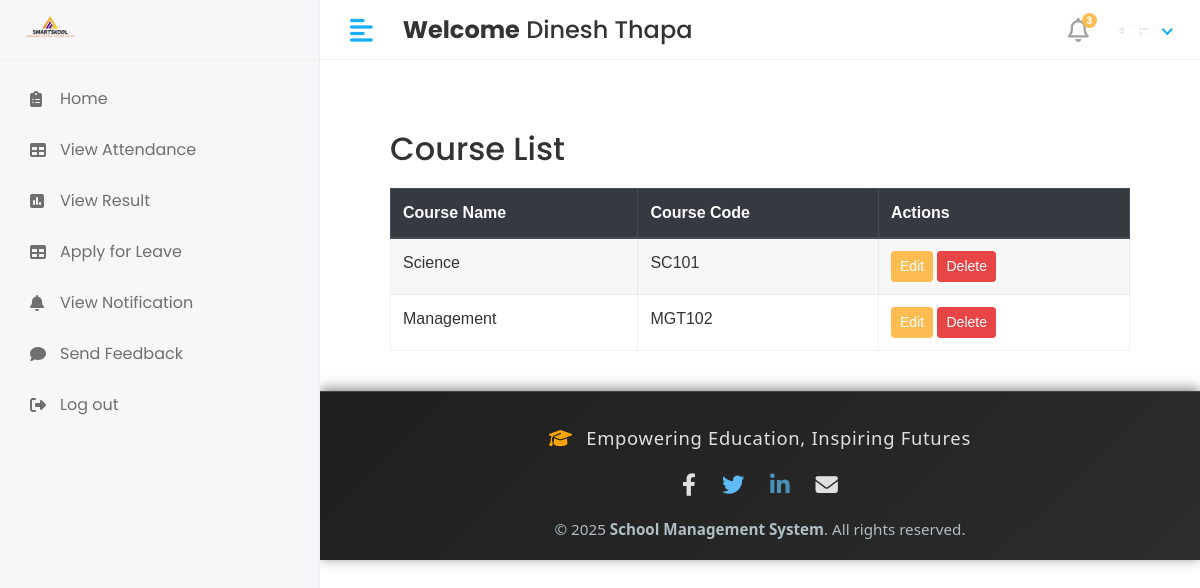
The page /Hod/Course/view (signed in) on the database its author committed.
### app/models.py (models this page shows, shortened)
class CustomUser(AbstractUser):
   USER= (
      (1,'hod'),
      (2,'staff'),
      (3,'student'),
    )
   user_type=models.CharField(choices=USER,max_length=50,default=1)
   profile_pic = models.ImageField(upload_to='media/profile_pics')

class course(models.Model):
    course_name = models.CharField(max_length=100)
    course_code = models.CharField(max_length=10)
    course_created_date = models.DateField(auto_now_add=True)
    course_updated_date = models.DateField(auto_now=True)

### school_management_system/Hod_Views.py (the view)
# urls.py: path('Hod/Course/view',Hod_Views.view_course,name='view_course'),
@login_required(login_url='/')
def view_course(request):
    courses = course.objects.all()
    context = {
        'courses': courses,
    }
    return render(request, 'Hod/view_course.html', context)

### templates/Hod/view_course.html (shortened to what this page needs)
{%extends 'base.html'%}
{%block content%}
<div class="container" style="padding: 40px; font-family: Arial, sans-serif;">
    <h2 style="color: #333; margin-bottom: 20px;">Course List</h2>
    <div class="table-responsive">
        <table id="studentTable" class="table table-striped table-bordered" style="width: 100%; background: #fff;">
            <thead class="thead-dark">
                <tr>
                    <th>Course Name</th>
                    <th>Course Code</th>
                    <th>Actions</th>
                </tr>
            </thead>
            <tbody>
                {% for i in courses %}
                <tr>
                    <td>{{ i.course_name}}</td>
                    <td>{{ i.course_code }}</td>
                    <td>
                        <a href="{% url 'edit_course' i.id%}" class="btn btn-primary btn-sm">Edit</a>
                        <a href="{% url 'delete_course' i.id%}" class="btn btn-danger btn-sm" onclick="return confirm('Are you sure you want to delete this course?');">Delete</a>
                    </td>
                </tr>
                {% endfor %}
            </tbody>
        </table>
    </div>
</div>
{% endblock %}

### templates/includes/header.html (shortened to what this page needs)
{% load static %}
<div class="header">
    {% if user.user_type == '1' %}
            <div class="header-left">
               <a href="" class="logo">
               <img src="{% static 'assets/img/logo1.png'%}" alt="Logo" width="80" height="80">
               </a>
               <a href="index.html" class="logo logo-small">
               <img src="{% static 'assets/img/logo1.png'%}" alt="Logo" width="80" height="80">
               </a>
            </div>
            <a href="javascript:void(0);" id="toggle_btn">
            <i class="fas fa-align-left"></i>
            </a>
            <div class="top-nav-search mt-3" >
               <h4><strong>Welcome</strong>&nbsp;<span>{{user.first_name}} {{user.last_name}}</span></h4>
            </div>
            <a class="mobile_btn" id="mobile_btn">
            <i class="fas fa-bars"></i>
            </a>
            <ul class="nav user-menu">
               <li class="nav-item dropdown noti-dropdown">
                  <a href="#" class="dropdown-toggle nav-link" data-toggle="dropdown">
                  <i class="far fa-bell"></i> <span class="badge badge-pill">3</span>
                  </a>
                  <div class="dropdown-menu notifications">
                     <div class="topnav-dropdown-header">
                        <span class="notification-title">Notifications</span>
                        <a href="javascript:void(0)" class="clear-noti"> Clear All </a>
                     </div>
                     <div class="noti-content">
                        <ul class="notification-list">
                           <li class="notification-message">
                              <a href="#">
                                 <div class="media">
                                    <span class="avatar avatar-sm">
                                    <img class="avatar-img rounded-circle" alt="User Image" src="{{ user.profile.profile_pic.url }}">
                                    </span>
                                    <div class="media-body">
                                       <p class="noti-details"><span class="noti-title">Carlson Tech</span> has approved <span class="noti-title">your estimate</span></p>
                                       <p class="noti-time"><span class="notification-time">4 mins ago</span></p>
                                    </div>
                                 </div>
                              </a>
                           </li>
                           <li class="notification-message">
                              <a href="#">
                                 <div class="media">
                                    <span class="avatar avatar-sm">
                                    <img class="avatar-img rounded-circle" alt="User Image" src="{% static 'assets/img/profiles/avatar-11.jpg'%}">
                                    </span>
                                    <div class="media-body">
                                       <p class="noti-details"><span class="noti-title">International Software Inc</span> has sent you a invoice in the amount of <span class="noti-title">$218</span></p>
                                       <p class="noti-time"><span class="notification-time">6 mins ago</span></p>
                                    </div>
                                 </div>
                              </a>
                           </li>
                           <li class="notification-message">
                              <a href="#">
                                 <div class="media">
                                    <span class="avatar avatar-sm">
                                    <img class="avatar-img rounded-circle" alt="User Image" src="{% static 'assets/img/profiles/avatar-17.jpg'%}">
                                    </span>
                                    <div class="media-body">
                                       <p class="noti-details"><span class="noti-title">John Hendry</span> sent a cancellation request <span class="noti-title">Apple iPhone XR</span></p>
                                       <p class="noti-time"><span class="notification-time">8 mins ago</span></p>
                                    </div>
                                 </div>
                              </a>
                           </li>
                           <li class="notification-message">
                              <a href="#">
                                 <div class="media">
                                    <span class="avatar avatar-sm">
                                    <img class="avatar-img rounded-circle" alt="User Image" src="{% static 'assets/img/profiles/avatar-13.jpg'%}">
                                    </span>
                                    <div class="media-body">
                                       <p class="noti-details"><span class="noti-title">Mercury Software Inc</span> added a new product <span class="noti-title">Apple MacBook Pro</span></p>
                                       <p class="noti-time"><span class="notification-time">12 mins ago</span></p>
                                    </div>
                                 </div>
                              </a>
                           </li>
                        </ul>
                     </div>
                     <div class="topnav-dropdown-footer">
                        <a href="#">View all Notifications</a>
                     </div>
                  </div>
               </li>
               <li class="nav-item dropdown has-arrow">
                  <a href="#" class="dropdown-toggle nav-link" data-toggle="dropdown">
                    <span class="user-img">
                     {% if user.profile_pic and user.profile_pic.url %}
                        <span class="user-img">
                           <img class="rounded-circle" src="{{ user.profile_pic.url }}" width="30" alt="Profile">
                           <span class="status online"></span>
                        </span>
                     {% else %}
                        <span class="user-img">
                           <img class="rounded-circle" src="{% static 'assets/img/noimg.png' %}" width="30" alt="Profile">
                           <span class="status online"></span>
                        </span>
                     {% endif %}
                                 </span>
                  </a>
                  <div class="dropdown-menu">
                     <div class="user-header">
                        <div class="avatar avatar-sm">
                           {% if user.profile_pic and user.profile_pic.url %}
                              <img src="{{ user.profile_pic.url }}" alt="User Image" class="avatar-img rounded-circle">
                           {% else %}
                              <img src="{% static 'assets/img/noimg.png' %}" alt="User Image" class="avatar-img rounded-circle">
                           {% endif %}
                        </div>
                        <div class="user-text">
                           <h6>{{user.first_name}}&nbsp; {{user.last_name}}</h6>
                           {% if user.user_type == '1' %}
                           <p class="text-muted mb-0">HOD</p>
                           {%elif user.user_type == '2' %}
                           <p class="text-muted mb-0">Staff</p>
                           {%else%}
                           <p class="text-muted mb-0">Student</p>
                           {%endif%}
                        </div>
                     </div>
                     <a class="dropdown-item" href="#">My Profile</a>
                     <a class="dropdown-item" href="inbox.html">Inbox</a>
                     <a class="dropdown-item" href={% url 'logout' %}>Logout</a>
                  </div>
               </li>
            </ul>
         {%else%}
         <div class="header-left">
              <a href="" class="logo">
               <img src="{% static 'assets/img/logo1.png'%}" alt="Logo" width="80" height="80">
               </a>
            </div>
            <a href="javascript:void(0);" id="toggle_btn">
            <i class="fas fa-align-left"></i>
            </a>
            <div class="top-nav-search mt-3" >
               <h4><strong>Welcome</strong>&nbsp;<span>{{user.first_name}} {{user.last_name}}</span></h4>
            </div>
            <ul class="nav user-menu">
               <li class="nav-item dropdown noti-dropdown">
                  <a href="#" class="dropdown-toggle nav-link" data-toggle="dropdown">
                  <i class="far fa-bell"></i> <span class="badge badge-pill">3</span>
                  </a>
               </li>
               <li class="nav-item dropdown has-arrow">
                  <a href="#" class="dropdown-toggle nav-link" data-toggle="dropdown">
                    <span class="user-img">
                     {% if user.profile_pic and user.profile_pic.url %}
                        <span class="user-img">
                           <img class="rounded-circle" src="{{ user.profile_pic.url }}" width="30" alt="Profile">
                        </span>
                     {% else %}
                        <span class="user-img">
                           <img class="rounded-circle" src="{% static 'assets/img/noimg.png' %}" width="30" alt="Profile">
                           <span class="status online"></span>
                        </span>
                     {% endif %}
                                 </span>
                  </a>
               </li>
            </ul>
         {% endif %}
</div>

### static/assets/css/style.css (style rules this page uses)
html { height: 100%; }
body { background-color: #fff; color: #333; font-family: 'Poppins', sans-serif; font-size: 1rem; height: 100%; line-height: 1.5; overflow-x: hidden; }
h1, h2, h3, h4, h5, h6 { font-family: 'Poppins', sans-serif; margin-top: 0; }
a { color: #009ce7; }
input, button, a { transition: all 0.4s ease; -moz-transition: all 0.4s ease; -o-transition: all 0.4s ease; -ms-transition: all 0.4s ease; -webkit-transition: all 0.4s ease; }
ul, ol { padding: 0px; list-style: none; }
.table { color: #333; max-width: 100%; margin-bottom: 0; width: 100%; }
.table-striped > tbody > tr:nth-of-type(2n+1) { background-color: #f8f9fa; }
.table thead tr th { font-weight: 600; }
.table tbody tr { border-bottom: 1px solid rgba(0, 0, 0, 0.05); }
.table-striped thead tr { border-color: transparent; }
.table-striped tbody tr { border-color: transparent; }
.table-striped tbody tr:nth-of-type(even) { background-color: rgba(255, 255, 255, 0.3); }
.table-striped tbody tr:nth-of-type(odd) { background-color: rgba(235, 235, 235, 0.4); }
.table-bordered { border: 1px solid rgba(0, 0, 0, 0.05) !important; }
.table-bordered th, .table-bordered td { border-color: rgba(0, 0, 0, 0.05); }
.btn-primary { background-color: #FFBC53; border: 1px solid #FFBC53; }
.btn-danger { background-color: #e84646; border: 1px solid #e84646; }
.header { background-color: #fff; border-bottom: 1px solid #f3f3f4; left: 0; position: fixed; right: 0; top: 0; z-index: 1001; height: 60px; }
.header .header-left { float: left; height: 60px; padding: 0 20px; position: relative; width: 320px; z-index: 1; transition: all 0.2s ease-in-out; background-color: #f7f7fa; border-bottom: 1px solid #efefef; border-right: 1px solid #ececf5; display: flex; align-items: center; }
.header .header-left .logo { display: inline-block; line-height: 60px; }
.header .header-left .logo img { max-height: 40px; width: auto; }
.header .dropdown-toggle:after { display: none; }
.header .has-arrow .dropdown-toggle:after { border-top: 0; border-left: 0; border-bottom: 2px solid #18aefa; border-right: 2px solid #18aefa; content: ''; height: 8px; display: inline-block; pointer-events: none; -webkit-transform-origin: 66% 66%; -ms-transform-origin: 66% 66%; transform-origin: 66% 66%; -webkit-transform: rotate(45deg); -ms-transform: rotate(45deg); transform: rotate(45deg); -webkit-transition: all 0.15s ease-in-out; transition: all 0.15s ease-in-out; width: 8px; vertical-align: 0px; }
.user-menu { float: right; margin: 0; position: relative; z-index: 99; padding-right: 15px; }
.user-menu.nav > li > a { color: #a0a0a0; font-size: 14px; line-height: 58px; padding: 0 15px; height: 60px; }
.user-img { margin-right: 3px; position: relative; }
.top-nav-search { float: left; margin-left: 15px; }
.user-menu.nav > li > a .badge { background-color: #FFBC53; display: block; font-size: 10px; font-weight: bold; height: 15px; width: 15px; position: absolute; right: 7px; top: 13px; color: #fff; padding: 3px; }
.user-menu.nav > li > a > i { font-size: 1.5rem; line-height: 60px; }
@media (min-width: 992px) { #toggle_btn { align-items: center; color: #18aefa; display: inline-flex; float: left; font-size: 26px; height: 60px; justify-content: center; margin-left: 15px; padding: 0 15px; } }

### rows shown on the page
CustomUser: first_name "Dinesh", last_name "Thapa", profile_pic (picture)
course: course_name "Science", course_code "SC101"
course: course_name "Management", course_code "MGT102"
